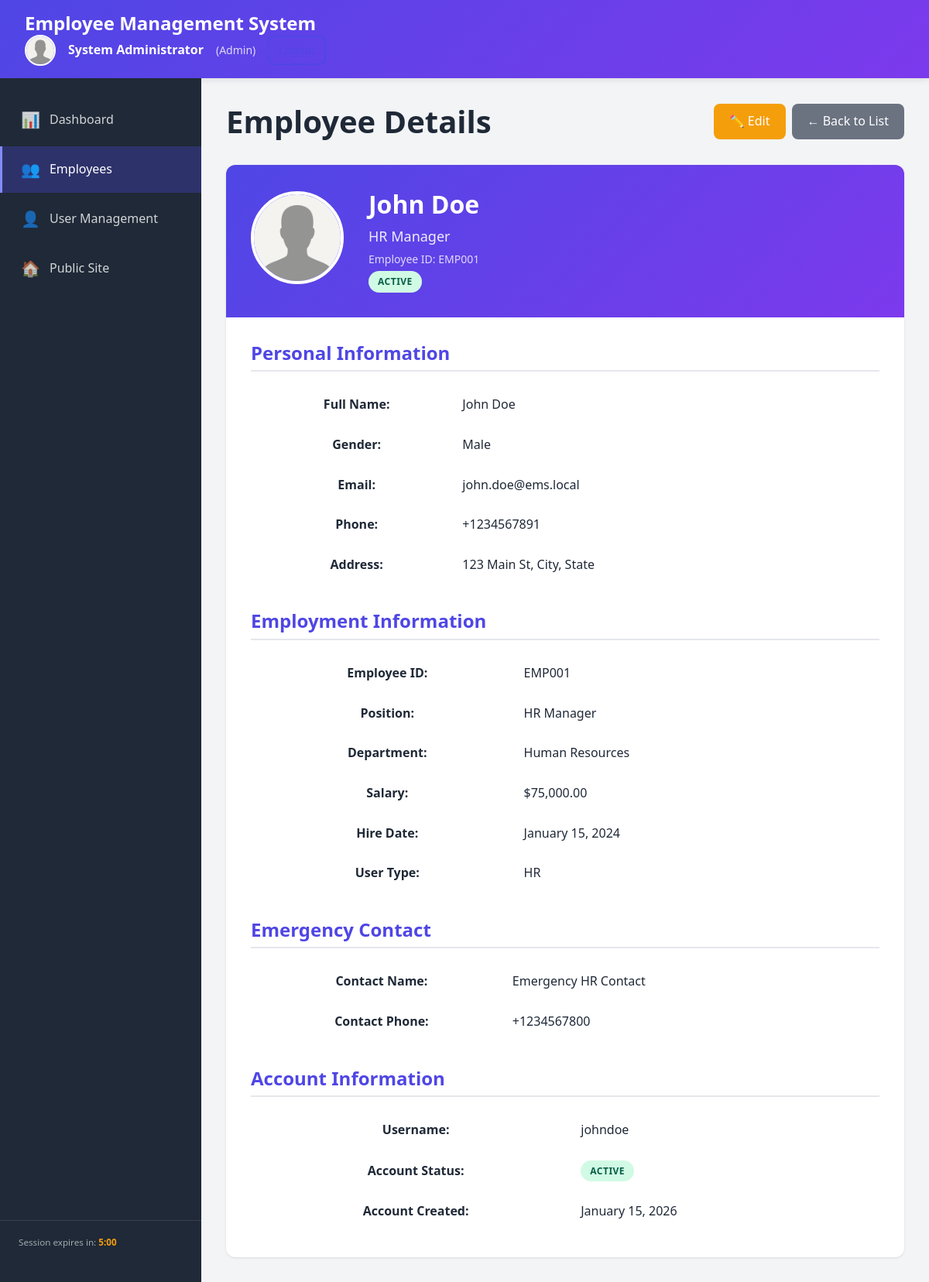
Screenshot of /dashboard/employees/view.php?id=1 (signed in) with the database file from the repository.
### tables this page shows
CREATE TABLE `employees` (
  `id` int(11) NOT NULL AUTO_INCREMENT,
  `user_id` int(11) NOT NULL,
  `employee_id` varchar(20) NOT NULL,
  `department_id` int(11) DEFAULT NULL,
  `position` varchar(100) NOT NULL,
  `salary` decimal(10,2) DEFAULT NULL,
  `hire_date` date NOT NULL,
  `address` text,
  `emergency_contact` varchar(100) DEFAULT NULL,
  `emergency_phone` varchar(20) DEFAULT NULL,
  `created_at` timestamp NOT NULL DEFAULT CURRENT_TIMESTAMP,
  `updated_at` timestamp NOT NULL DEFAULT CURRENT_TIMESTAMP ON UPDATE CURRENT_TIMESTAMP,
  PRIMARY KEY (`id`),
  UNIQUE KEY `employee_id` (`employee_id`),
  UNIQUE KEY `user_id` (`user_id`),
  KEY `department_id` (`department_id`),
  CONSTRAINT `fk_employee_department` FOREIGN KEY (`department_id`) REFERENCES `departments` (`id`) ON DELETE SET NULL,
  CONSTRAINT `fk_employee_user` FOREIGN KEY (`user_id`) REFERENCES `users` (`id`) ON DELETE CASCADE
);

CREATE TABLE `users` (
  `id` int(11) NOT NULL AUTO_INCREMENT,
  `first_name` varchar(50) NOT NULL,
  `last_name` varchar(50) NOT NULL,
  `gender` enum('Male','Female','Other') NOT NULL,
  `username` varchar(50) NOT NULL,
  `email` varchar(100) NOT NULL,
  `password` varchar(255) NOT NULL,
  `phone` varchar(20) DEFAULT NULL,
  `profile_picture` varchar(255) DEFAULT 'default-avatar.png',
  `user_type` enum('Admin','HR','Manager','Employee') NOT NULL DEFAULT 'Employee',
  `user_status` enum('Active','Inactive') NOT NULL DEFAULT 'Active',
  `created_at` timestamp NOT NULL DEFAULT CURRENT_TIMESTAMP,
  `updated_at` timestamp NOT NULL DEFAULT CURRENT_TIMESTAMP ON UPDATE CURRENT_TIMESTAMP,
  PRIMARY KEY (`id`),
  UNIQUE KEY `username` (`username`),
  UNIQUE KEY `email` (`email`),
  KEY `idx_user_status` (`user_status`),
  KEY `idx_user_type` (`user_type`)
);

CREATE TABLE `departments` (
  `id` int(11) NOT NULL AUTO_INCREMENT,
  `name` varchar(100) NOT NULL,
  `description` text,
  `created_at` timestamp NOT NULL DEFAULT CURRENT_TIMESTAMP,
  PRIMARY KEY (`id`),
  UNIQUE KEY `name` (`name`)
);

### includes/functions.php (called while the page is built, shortened)
<?php
function has_role($allowed_roles = []) {
    return isset($_SESSION['user_type']) && in_array($_SESSION['user_type'], $allowed_roles);
}
?>

### dashboard/employees/view.php (the view, shortened to what this page needs)
<?php
require_once '../../config/db_connect.php';
require_once '../../includes/functions.php';
$employee_id = intval($_GET['id'] ?? 0);
try {
    $stmt = $pdo->prepare("
        SELECT e.*, u.first_name, u.last_name, u.gender, u.username, u.email, u.phone,
               u.user_type, u.user_status, u.profile_picture, u.created_at, d.name as department_name
        FROM employees e
        INNER JOIN users u ON e.user_id = u.id
        LEFT JOIN departments d ON e.department_id = d.id
        WHERE e.id = ?
    ");
    $stmt->execute([$employee_id]);
    $employee = $stmt->fetch();
} catch (PDOException $e) {
    redirect_with_message('list.php', 'Error loading employee.', 'danger');
}
?>
<!DOCTYPE html>
<html lang="en">
<head>
    <link rel="stylesheet" href="../../assets/css/style.css">
    <link rel="stylesheet" href="../../assets/css/dashboard.css">
</head>
<body class="dashboard-page">
    <?php include '../includes/header.php'; ?>
    <div class="dashboard-container">
        <?php include '../includes/sidebar.php'; ?>
        <main class="dashboard-content">
            <div class="page-header">
                <h1>Employee Details</h1>
                <div class="header-actions">
                    <?php if (has_role(['Admin', 'HR'])): ?>
                    <a href="edit.php?id=<?php echo $employee_id; ?>" class="btn btn-warning">✏️ Edit</a>
                    <?php endif; ?>
                    <a href="list.php" class="btn btn-secondary">← Back to List</a>
                </div>
            </div>
            <div class="employee-profile">
                <div class="profile-header">
                    <div class="profile-avatar">
                        <img src="../../uploads/profiles/<?php echo htmlspecialchars($employee['profile_picture']); ?>"
                             alt="Profile Picture"
                             onerror="this.src='../../assets/images/default-avatar.png'">
                    </div>
                    <div class="profile-info">
                        <h2><?php echo htmlspecialchars($employee['first_name'] . ' ' . $employee['last_name']); ?></h2>
                        <p class="employee-position"><?php echo htmlspecialchars($employee['position']); ?></p>
                        <p class="employee-id">Employee ID: <?php echo htmlspecialchars($employee['employee_id']); ?></p>
                        <span class="badge badge-<?php echo $employee['user_status'] === 'Active' ? 'success' : 'danger'; ?>">
                            <?php echo htmlspecialchars($employee['user_status']); ?>
                        </span>
                    </div>
                </div>
                <div class="profile-details">
                    <div class="detail-section">
                        <h3>Personal Information</h3>
                        <table class="info-table">
                            <tr>
                                <th>Full Name:</th>
                                <td><?php echo htmlspecialchars($employee['first_name'] . ' ' . $employee['last_name']); ?></td>
                            </tr>
                            <tr>
                                <th>Gender:</th>
                                <td><?php echo htmlspecialchars($employee['gender']); ?></td>
                            </tr>
                            <tr>
                                <th>Email:</th>
                                <td><?php echo htmlspecialchars($employee['email']); ?></td>
                            </tr>
                            <tr>
                                <th>Phone:</th>
                                <td><?php echo htmlspecialchars($employee['phone'] ?? 'N/A'); ?></td>
                            </tr>
                            <tr>
                                <th>Address:</th>
                                <td><?php echo htmlspecialchars($employee['address'] ?? 'N/A'); ?></td>
                            </tr>
                        </table>
                    </div>
                    <div class="detail-section">
                        <h3>Employment Information</h3>
                        <table class="info-table">
                            <tr>
                                <th>Employee ID:</th>
                                <td><?php echo htmlspecialchars($employee['employee_id']); ?></td>
                            </tr>
                            <tr>
                                <th>Position:</th>
                                <td><?php echo htmlspecialchars($employee['position']); ?></td>
                            </tr>
                            <tr>
                                <th>Department:</th>
                                <td><?php echo htmlspecialchars($employee['department_name'] ?? 'N/A'); ?></td>
                            </tr>
                            <tr>
                                <th>Salary:</th>
                                <td><?php echo $employee['salary'] ? '$' . number_format($employee['salary'], 2) : 'N/A'; ?></td>
                            </tr>
                            <tr>
                                <th>Hire Date:</th>
                                <td><?php echo date('F d, Y', strtotime($employee['hire_date'])); ?></td>
                            </tr>
                            <tr>
                                <th>User Type:</th>
                                <td><?php echo htmlspecialchars($employee['user_type']); ?></td>
                            </tr>
                        </table>
                    </div>
                    <div class="detail-section">
                        <h3>Emergency Contact</h3>
                        <table class="info-table">
                            <tr>
                                <th>Contact Name:</th>
                                <td><?php echo htmlspecialchars($employee['emergency_contact'] ?? 'N/A'); ?></td>
                            </tr>
                            <tr>
                                <th>Contact Phone:</th>
                                <td><?php echo htmlspecialchars($employee['emergency_phone'] ?? 'N/A'); ?></td>
                            </tr>
                        </table>
                    </div>
                    <div class="detail-section">
                        <h3>Account Information</h3>
                        <table class="info-table">
                            <tr>
                                <th>Username:</th>
                                <td><?php echo htmlspecialchars($employee['username']); ?></td>
                            </tr>
                            <tr>
                                <th>Account Status:</th>
                                <td>
                                    <span class="badge badge-<?php echo $employee['user_status'] === 'Active' ? 'success' : 'danger'; ?>">
                                        <?php echo htmlspecialchars($employee['user_status']); ?>
                                    </span>
                                </td>
                            </tr>
                            <tr>
                                <th>Account Created:</th>
                                <td><?php echo date('F d, Y', strtotime($employee['created_at'])); ?></td>
                            </tr>
                        </table>
                    </div>
                </div>
            </div>
        </main>
    </div>
</body>
</html>

### assets/css/style.css (style rules this page uses)
:root { --primary-color: #4F46E5; --primary-dark: #4338CA; --primary-light: #818CF8; --secondary-color: #10B981; --secondary-dark: #059669; --danger-color: #EF4444; --warning-color: #F59E0B; --info-color: #3B82F6; --success-color: #10B981; --text-primary: #1F2937; --text-secondary: #6B7280; --text-light: #9CA3AF; --bg-primary: #FFFFFF; --bg-secondary: #F9FAFB; --bg-dark: #111827; --border-color: #E5E7EB; --border-radius: 8px; --shadow-sm: 0 1px 2px 0 rgba(0, 0, 0, 0.05); --shadow-md: 0 4px 6px -1px rgba(0, 0, 0, 0.1); --shadow-lg: 0 10px 15px -3px rgba(0, 0, 0, 0.1); --transition: all 0.3s ease; }
* { margin: 0; padding: 0; box-sizing: border-box; }
body { font-family: 'Segoe UI', Tahoma, Geneva, Verdana, sans-serif; font-size: 16px; line-height: 1.6; color: var(--text-primary); background-color: var(--bg-secondary); }
a { color: var(--primary-color); text-decoration: none; transition: var(--transition); }
img { max-width: 100%; height: auto; }
h1, h2, h3, h4, h5, h6 { margin-bottom: 1rem; font-weight: 600; line-height: 1.2; }
h1 { font-size: 2.5rem; }
h2 { font-size: 2rem; }
h3 { font-size: 1.5rem; }
.header-actions { display: flex; gap: 0.5rem; align-items: center; }
.btn { display: inline-block; padding: 0.625rem 1.25rem; font-size: 1rem; font-weight: 500; text-align: center; border: none; border-radius: var(--border-radius); cursor: pointer; transition: var(--transition); text-decoration: none; }
.btn-secondary { background-color: var(--text-secondary); color: white; }
.btn-warning { background-color: var(--warning-color); color: white; }

### assets/css/dashboard.css (style rules this page uses)
.dashboard-page { background-color: #F3F4F6; }
.dashboard-container { display: grid; grid-template-columns: 260px 1fr; min-height: 100vh; }
.dashboard-content { padding: 2rem; overflow-y: auto; }
.page-header { margin-bottom: 2rem; display: flex; justify-content: space-between; align-items: center; }
.page-header h1 { margin: 0; color: #1F2937; }
.header-actions { display: flex; gap: 0.5rem; }
.badge { display: inline-block; padding: 0.25rem 0.75rem; font-size: 0.75rem; font-weight: 600; border-radius: 9999px; text-transform: uppercase; letter-spacing: 0.5px; }
.badge-success { background-color: #D1FAE5; color: #065F46; }
.employee-profile { background-color: white; border-radius: 12px; box-shadow: 0 1px 3px rgba(0, 0, 0, 0.1); overflow: hidden; }
.profile-header { background: linear-gradient(135deg, #4F46E5 0%, #7C3AED 100%); color: white; padding: 2rem; display: flex; gap: 2rem; align-items: center; }
.profile-avatar img { width: 120px; height: 120px; border-radius: 50%; border: 4px solid white; object-fit: cover; }
.profile-info h2 { margin: 0 0 0.5rem; font-size: 2rem; }
.employee-position { font-size: 1.125rem; margin: 0.25rem 0; opacity: 0.9; }
.employee-id { font-size: 0.875rem; margin: 0.25rem 0; opacity: 0.8; }
.profile-details { padding: 2rem; }
.detail-section { margin-bottom: 2rem; }
.detail-section:last-child { margin-bottom: 0; }
.detail-section h3 { color: #4F46E5; border-bottom: 2px solid #E5E7EB; padding-bottom: 0.5rem; margin-bottom: 1rem; }
.info-table { width: 100%; }
.info-table tr { border-bottom: 1px solid #F3F4F6; }
.info-table tr:last-child { border-bottom: none; }
.info-table td { padding: 0.75rem 0; color: #1F2937; }

### rows the page displays
employees: user.profile_picture (placeholder picture), user.last_name "John Doe", position "HR Manager", employee "EMP001", user.user_status "ACTIVE", user.gender "Male", user.email "john.doe@ems.local", user.phone "+1234567891", address "123 Main St, City, State", department.name "Human Resources", salary "75,000.00", hire_date "January 15, 2024", user.user_type "HR", emergency_contact "Emergency HR Contact", emergency_phone "+1234567800", user.username "johndoe", user.created_at "January 15, 2026"

### other values shown
SITE_NAME "Employee Management System"
$_SESSION['first_name'] . ' ' . $_SESSION['last_name'] "System Administrator"
$_SESSION['user_type'] "Admin"
